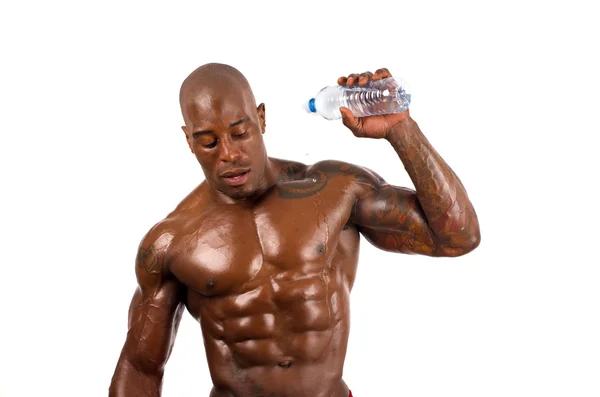
#> input picture images/hogridar.jpg, 600 x 397 px
$ python CW_4.py
#> lines starting #> are read from the running program, lines starting #| are printed output that depends on the picture; after the words box and inside, x2 and y2 are one past the last pixel; in counts of white or black regions, pixels touching at a corner belong together
import cv2
import numpy as np

img = cv2.imread("images/hogridar.jpg")
#> img is the input picture: shape (397, 600, 3); mean B, G, R 199.4, 204.7, 217.9
img_copy = img.copy()

img = cv2.cvtColor(img, cv2.COLOR_BGR2HSV)
#> img: shape (397, 600, 3); mean H, S, V 6.2, 40.6, 218
img - cv2.GaussianBlur(img, (5, 5), 0)

lower = np.array([2, 0, 23])
upper = np.array([86, 255, 255])
mask = cv2.inRange(img, lower, upper)
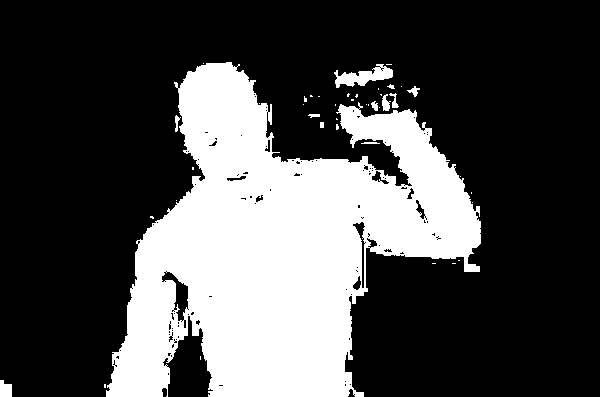
#> mask: shape (397, 600); 29.3% white; 42 white regions (30 under 20 px)
img = cv2.bitwise_and(img, img, mask=mask)
#> img: shape (397, 600, 3); mean H, S, V 2.9, 39.5, 39.4

contours, _ = cv2.findContours(mask, cv2.RETR_EXTERNAL, cv2.CHAIN_APPROX_SIMPLE)
#> contours = 42 contours, 33 with area under 20; largest, box (x1, y1, x2, y2) and area: (106, 62, 481, 397) 68746, (334, 64, 393, 88) 606, (0, 380, 12, 397) 144, (382, 94, 391, 111) 71, (407, 86, 420, 97) 44
for cnt in contours:
    area = cv2.contourArea(cnt)
    if area > 500:
        perimeter = cv2.arcLength(cnt, True)
        M = cv2.moments(cnt)

        if M["m00"] != 0:
            cX = int(M["m10"] / M["m00"])
            cY = int(M["m01"] / M["m00"])

        x, y, w, h = cv2.boundingRect(cnt)
        aspect_ratio = round(w / h, 2)
        compactness = round(4 * np.pi * area / (perimeter) ** 2, 2)
        approx = cv2.approxPolyDP(cnt, 0.02 * perimeter, True)
        if len(approx) == 3:
            shape = "Trikutnik"
        elif len(approx) == 4:
            shape = "Qwudratik"
        elif len(approx) > 8:
            shape = "Ouwal"
        else:
            shape = "Shos_inshe"

        cv2.drawContours(img_copy, [approx], -1, (0, 0, 0), 2)
        cv2.circle(img_copy, (cX, cY), 5, (255, 0, 0), -1)
        cv2.putText(img_copy, f'shape: {shape}', (x, y - 20), cv2.FONT_HERSHEY_PLAIN, 1, (255, 0, 0), 2)
        cv2.putText(img_copy, f'A: {int(area)}, P: {int(perimeter)}', (x, y - 5), cv2.FONT_HERSHEY_PLAIN, 1, (255, 0, 0), 2)
        cv2.rectangle(img_copy, (x, y), (x + w, y + h), (255, 0, 255), 2)
        cv2.putText(img_copy, f'AR: {aspect_ratio}, C: {compactness}', (x, y + 10), cv2.FONT_HERSHEY_PLAIN, 1, (255, 0, 0), 2)
#> this loop made 42 passes
#> (area, perimeter, cX, cY, x, y, w, h) on passes 40, 42: (606.5, 200.3, 363, 76, 334, 64, 59, 24), (68746.5, 2475.2, 278, 246, 106, 62, 375, 335)
#> area on passes 2, 17, 18, 25, 30, 33: 144.5, 31.5, 20, 32, 71, 41.5
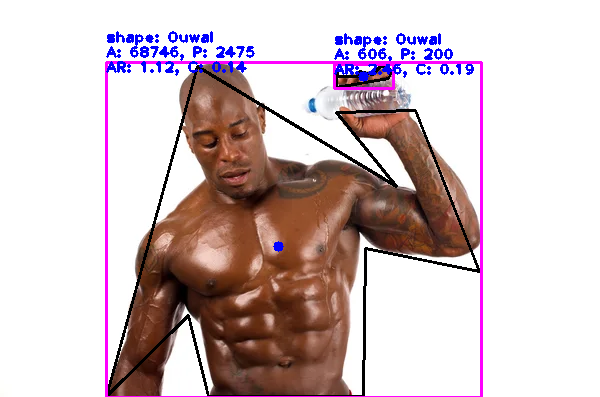
#> img_copy: shape (397, 600, 3); 5.09% of pixels changed, all inside (x1, y1, x2, y2) = (105, 31, 483, 397)


cv2.imshow("Original", mask)
cv2.imshow("Trippy", img_copy)
cv2.waitKey(0)
cv2.destroyAllWindows()
